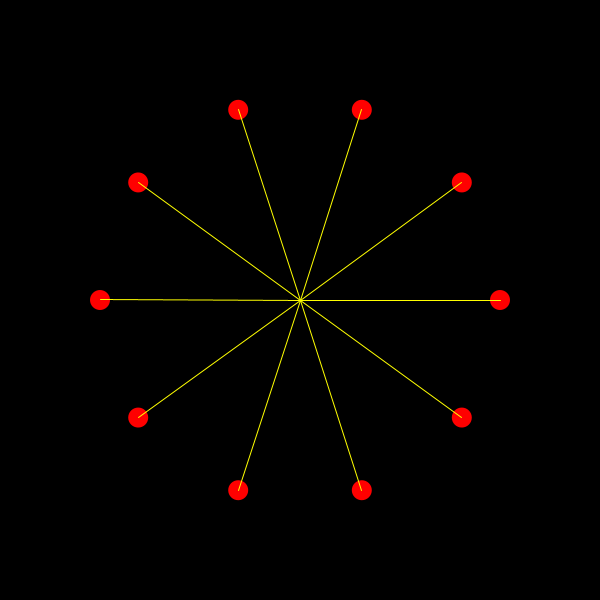
Frame 1 (no input)
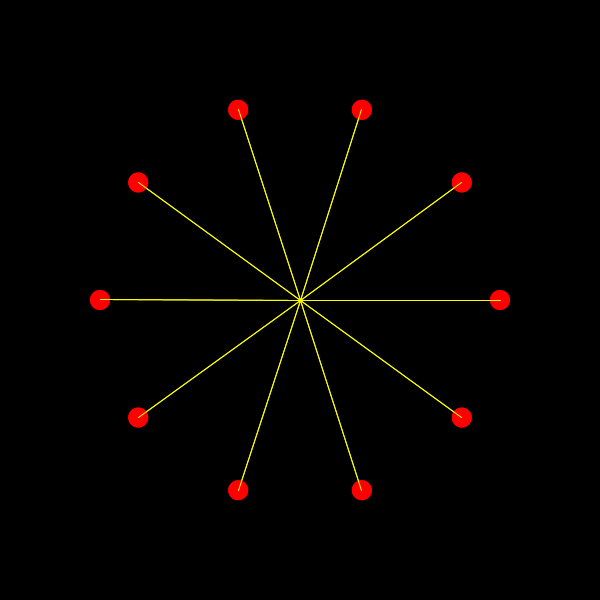
Frame 2 (the mouse pressed at the canvas centre, redrawn once)

The Processing sketch that drew these frames (run headless with seeded random() and noise(); the mouse was pressed at the canvas centre and the sketch redrawn once):

// Processing sketch: p09_demo2
// ── p09_demo2.pde
float xc, yc;
float r, th;
float x, y;
int segment;

void setup()
{
  size(600, 600);
  smooth();
  background(0);
  
  xc = width / 2;
  yc = height / 2;
  segment = 10;
  r = 200;
  th = 0;
}


void draw()
{
   th = TWO_PI / segment;
   
   for(int i=0; i<segment; i++)
   {
     x = xc + r * cos(th*i);
     y = yc + r * sin(th*i);
   
     noStroke();
     fill(255, 0, 0);
     ellipse(x, y, 20, 20);
     
     stroke(255, 255, 0);
     line(xc, yc, x, y);
  }
  noLoop();
}

void mousePressed()
{
  loop();
}
